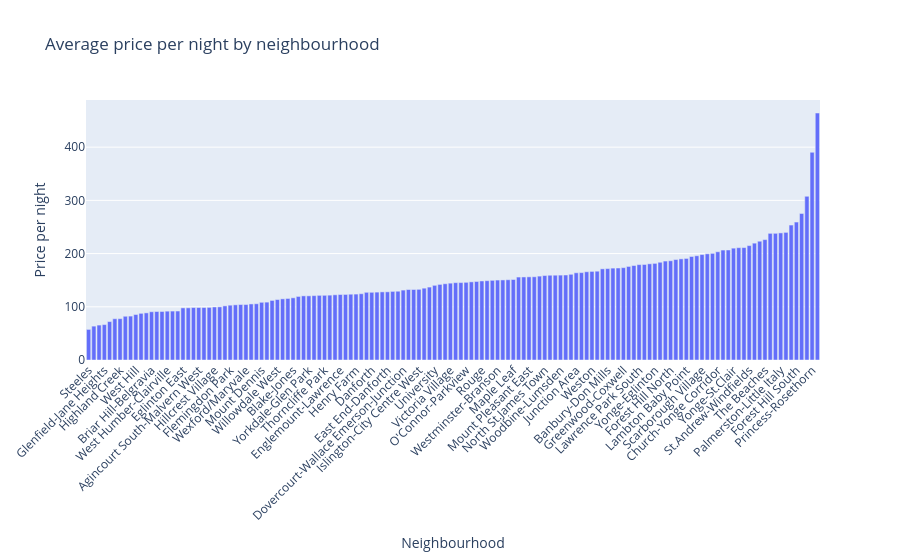

Notebook code for this chart:
### Code cell
px.bar(key_df[['neighbourhood_cleansed','price']].groupby('neighbourhood_cleansed').mean().sort_values('price').reset_index(), x='neighbourhood_cleansed', y='price', title='Average price per night by neighbourhood', labels={'price':'Price per night','neighbourhood_cleansed':'Neighbourhood'}).update_layout(xaxis_tickangle=-45)

### Figure 1 — Plotly figure (JSON) as saved in the notebook; plotly's stock layout.template omitted (floating-point values rounded to 4 significant figures; data arrays with more than 128 entries replaced by an {"elided": "..."} marker saying what was removed)
{"data": [{"alignmentgroup": "True", "hovertemplate": "Neighbourhood=%{x}<br>Price per night=%{y}<extra></extra>", "legendgroup": "", "marker": {"color": "#636efa", "pattern": {"shape": ""}}, "name": "", "offsetgroup": "", "orientation": "v", "showlegend": false, "textposition": "auto", "type": "bar", "x": {"elided": "140 str values"}, "xaxis": "x", "y": {"elided": "140 float values"}, "yaxis": "y"}], "layout": {"barmode": "relative", "legend": {"tracegroupgap": 0}, "title": {"text": "Average price per night by neighbourhood"}, "xaxis": {"anchor": "y", "domain": [0, 1], "tickangle": -45, "title": {"text": "Neighbourhood"}}, "yaxis": {"anchor": "x", "domain": [0, 1], "title": {"text": "Price per night"}}}}
